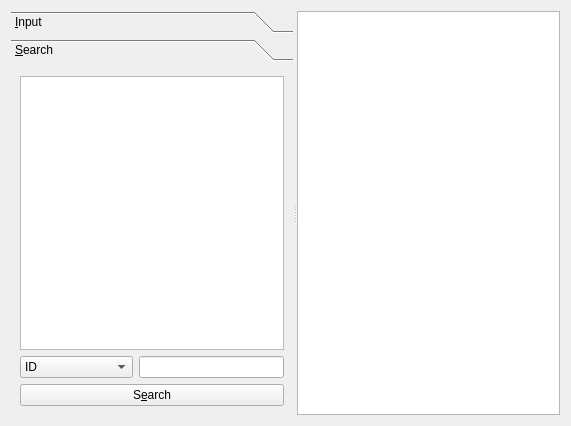
<?xml version="1.0" encoding="UTF-8"?>
<ui version="4.0">
 <class>ClientManagerForm</class>
 <widget class="QWidget" name="ClientManagerForm">
  <property name="enabled">
   <bool>true</bool>
  </property>
  <property name="geometry">
   <rect>
    <x>0</x>
    <y>0</y>
    <width>571</width>
    <height>426</height>
   </rect>
  </property>
  <property name="windowTitle">
   <string>Client Info</string>
  </property>
  <layout class="QHBoxLayout" name="horizontalLayout_4">
   <item>
    <widget class="QSplitter" name="splitter">
     <property name="orientation">
      <enum>Qt::Horizontal</enum>
     </property>
     <widget class="QToolBox" name="toolBox">
      <property name="currentIndex">
       <number>1</number>
      </property>
      <widget class="QWidget" name="inputPage">
       <property name="geometry">
        <rect>
         <x>0</x>
         <y>0</y>
         <width>282</width>
         <height>366</height>
        </rect>
       </property>
       <attribute name="label">
        <string>&amp;Input</string>
       </attribute>
       <layout class="QHBoxLayout" name="horizontalLayout_3">
        <item>
         <layout class="QVBoxLayout" name="verticalLayout">
          <item>
           <layout class="QFormLayout" name="clientFormLayout">
            <item row="0" column="0">
             <widget class="QLabel" name="idLabel">
              <property name="text">
               <string>I&amp;D</string>
              </property>
              <property name="buddy">
               <cstring>idLineEdit</cstring>
              </property>
             </widget>
            </item>
            <item row="0" column="1">
             <widget class="QLineEdit" name="idLineEdit">
              <property name="readOnly">
               <bool>true</bool>
              </property>
             </widget>
            </item>
            <item row="1" column="0">
             <widget class="QLabel" name="nameLabel">
              <property name="text">
               <string>&amp;Name</string>
              </property>
              <property name="buddy">
               <cstring>nameLineEdit</cstring>
              </property>
             </widget>
            </item>
            <item row="1" column="1">
             <widget class="QLineEdit" name="nameLineEdit"/>
            </item>
            <item row="2" column="0">
             <widget class="QLabel" name="phoneNumberLabel">
              <property name="text">
               <string>&amp;Phone Number</string>
              </property>
              <property name="buddy">
               <cstring>phoneNumberLineEdit</cstring>
              </property>
             </widget>
            </item>
            <item row="2" column="1">
             <widget class="QLineEdit" name="phoneNumberLineEdit"/>
            </item>
            <item row="3" column="0">
             <widget class="QLabel" name="addressLabel">
              <property name="text">
               <string>&amp;Address</string>
              </property>
              <property name="buddy">
               <cstring>addressLineEdit</cstring>
              </property>
             </widget>
            </item>
            <item row="3" column="1">
             <widget class="QLineEdit" name="addressLineEdit"/>
            </item>
           </layout>
          </item>
          <item>
           <spacer name="verticalSpacer">
            <property name="orientation">
             <enum>Qt::Vertical</enum>
            </property>
            <property name="sizeHint" stdset="0">
             <size>
              <width>14</width>
              <height>14</height>
             </size>
            </property>
           </spacer>
          </item>
          <item>
           <layout class="QHBoxLayout" name="horizontalLayout_2">
            <item>
             <widget class="QPushButton" name="addPushButton">
              <property name="text">
               <string>&amp;Add</string>
              </property>
             </widget>
            </item>
            <item>
             <widget class="QPushButton" name="modifyPushButton">
              <property name="text">
               <string>&amp;Modify</string>
              </property>
             </widget>
            </item>
            <item>
             <widget class="QPushButton" name="deletePushButton">
              <property name="text">
               <string>&amp;Delete</string>
              </property>
             </widget>
            </item>
           </layout>
          </item>
         </layout>
        </item>
       </layout>
      </widget>
      <widget class="QWidget" name="searchPage">
       <property name="geometry">
        <rect>
         <x>0</x>
         <y>0</y>
         <width>282</width>
         <height>366</height>
        </rect>
       </property>
       <attribute name="label">
        <string>&amp;Search</string>
       </attribute>
       <layout class="QVBoxLayout" name="verticalLayout_3">
        <item>
         <widget class="QTreeView" name="searchTreeView">
          <property name="rootIsDecorated">
           <bool>false</bool>
          </property>
         </widget>
        </item>
        <item>
         <layout class="QHBoxLayout" name="horizontalLayout">
          <item>
           <widget class="QComboBox" name="searchComboBox">
            <item>
             <property name="text">
              <string>ID</string>
             </property>
            </item>
            <item>
             <property name="text">
              <string>Name</string>
             </property>
            </item>
            <item>
             <property name="text">
              <string>Phone Number</string>
             </property>
            </item>
            <item>
             <property name="text">
              <string>Address</string>
             </property>
            </item>
           </widget>
          </item>
          <item>
           <widget class="QLineEdit" name="searchLineEdit"/>
          </item>
         </layout>
        </item>
        <item>
         <widget class="QPushButton" name="searchPushButton">
          <property name="text">
           <string>S&amp;earch</string>
          </property>
         </widget>
        </item>
       </layout>
      </widget>
     </widget>
     <widget class="QTreeView" name="clienttreeView"/>
    </widget>
   </item>
  </layout>
 </widget>
 <resources/>
 <connections/>
</ui>
